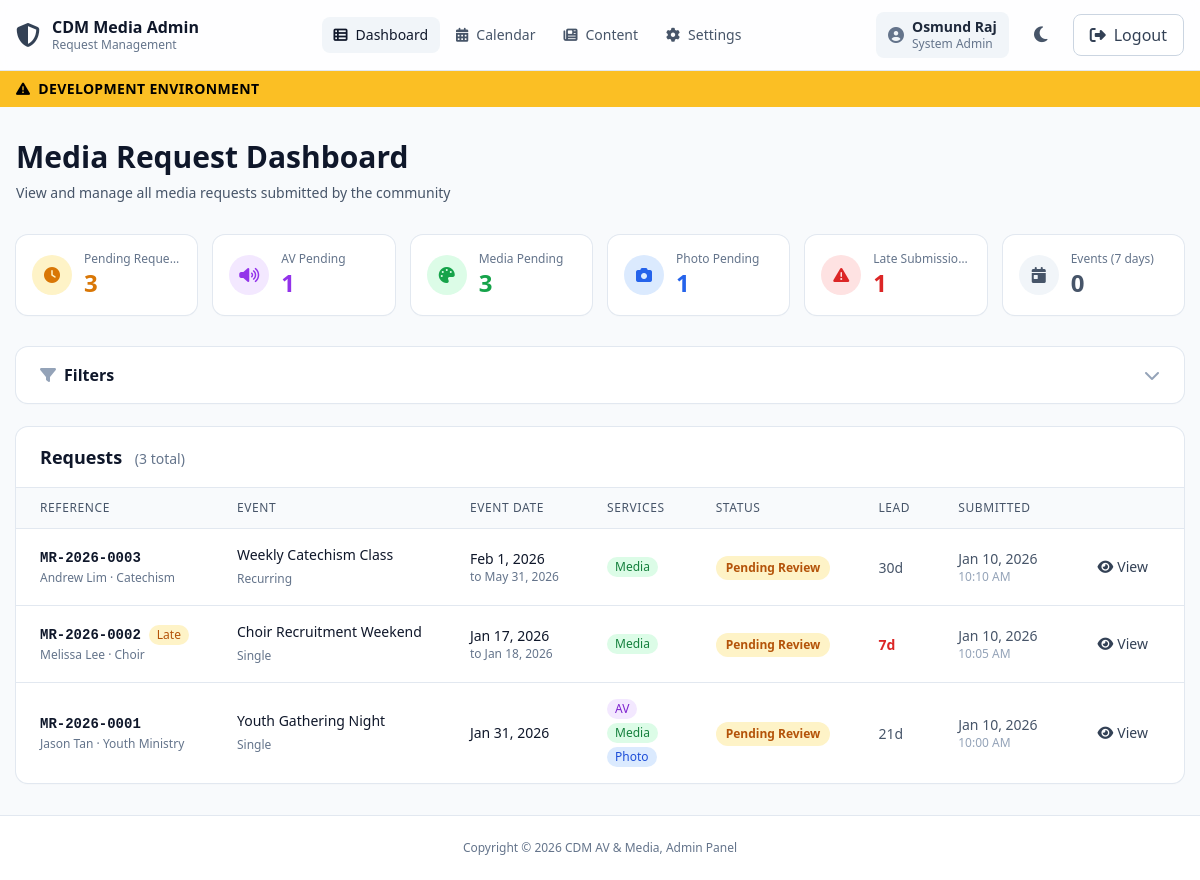
The app's page /apps/public-form/public/admin/index.php (signed in) with its own data.
### tables this page shows
CREATE TABLE `media_requests` (
  `id` bigint unsigned NOT NULL AUTO_INCREMENT,
  `reference_no` varchar(20) NOT NULL,
  `requestor_name` varchar(150) NOT NULL,
  `ministry` varchar(150) DEFAULT NULL,
  `contact_no` varchar(50) NOT NULL,
  `email` varchar(190) NOT NULL,
  `has_required_approvals` tinyint(1) NOT NULL DEFAULT '0',
  `event_name` varchar(200) NOT NULL,
  `event_description` text,
  `event_location_note` text,
  `reference_url` text,
  `reference_note` text,
  `request_status` enum('pending','approved','rejected','in_progress','completed','cancelled') NOT NULL DEFAULT 'pending',
  `is_late` tinyint(1) NOT NULL DEFAULT '0',
  `lead_days` int DEFAULT NULL,
  `submitted_at` datetime NOT NULL DEFAULT CURRENT_TIMESTAMP,
  `created_at` datetime NOT NULL DEFAULT CURRENT_TIMESTAMP,
  `updated_at` datetime NOT NULL DEFAULT CURRENT_TIMESTAMP ON UPDATE CURRENT_TIMESTAMP,
  PRIMARY KEY (`id`),
  UNIQUE KEY `uq_requests_reference` (`reference_no`),
  KEY `idx_requests_status_date` (`request_status`,`submitted_at`),
  KEY `idx_requests_late_date` (`is_late`,`submitted_at`),
  KEY `idx_requests_email` (`email`)
);

### apps/public-form/public/admin/auth.php (called while the page is built, shortened)
<?php
function approval_status_label(string $status): string {
  return match ($status) {
    'pending'         => 'Pending Review',
    'approved'        => 'Approved',
    'rejected'        => 'Rejected',
    'needs_more_info' => 'Needs More Info',
    'in_progress'     => 'In Progress',
    'completed'       => 'Completed',
    default           => ucfirst(str_replace('_', ' ', $status)),
  };
}
function approval_status_classes(string $status): string {
  return match ($status) {
    'pending'         => 'bg-amber-100 dark:bg-amber-900/30 text-amber-700 dark:text-amber-400',
    'approved'        => 'bg-green-100 dark:bg-green-900/30 text-green-700 dark:text-green-400',
    'rejected'        => 'bg-red-100 dark:bg-red-900/30 text-red-700 dark:text-red-400',
    'needs_more_info' => 'bg-orange-100 dark:bg-orange-900/30 text-orange-700 dark:text-orange-400',
    'in_progress'     => 'bg-blue-100 dark:bg-blue-900/30 text-blue-700 dark:text-blue-400',
    'completed'       => 'bg-emerald-100 dark:bg-emerald-900/30 text-emerald-700 dark:text-emerald-400',
    default           => 'bg-slate-100 dark:bg-slate-700 text-slate-600 dark:text-slate-400',
  };
}
function e(?string $s): string {
  return htmlspecialchars($s ?? '', ENT_QUOTES, 'UTF-8');
}

### apps/public-form/public/admin/index.php (the view, shortened to what this page needs)
<?php
require_once __DIR__ . '/auth.php';
require_once __DIR__ . '/../../includes/db.php';
$filterStatus   = $_GET['status'] ?? '';
$filterService  = $_GET['service'] ?? '';
$filterLate     = isset($_GET['late']) && $_GET['late'] === '1';
$filterDateFrom = $_GET['date_from'] ?? '';
$filterDateTo   = $_GET['date_to'] ?? '';
$filterMinistry = trim($_GET['ministry'] ?? '');
$filterSearch   = trim($_GET['search'] ?? '');
$page           = max(1, (int) ($_GET['page'] ?? 1));
$perPage        = 25;
$hasFilters = $filterStatus || $filterService || $filterLate || $filterDateFrom || $filterDateTo || $filterMinistry || $filterSearch;
$pendingOverall = (int) $pdo->query("SELECT COUNT(*) FROM media_requests WHERE request_status = 'pending'")->fetchColumn();
$pendingAV    = (int) $pdo->query("SELECT COUNT(*) FROM request_types WHERE type = 'av' AND approval_status = 'pending'")->fetchColumn();
$pendingMedia = (int) $pdo->query("SELECT COUNT(*) FROM request_types WHERE type = 'media' AND approval_status = 'pending'")->fetchColumn();
$pendingPhoto = (int) $pdo->query("SELECT COUNT(*) FROM request_types WHERE type = 'photo' AND approval_status = 'pending'")->fetchColumn();
$lateCount = (int) $pdo->query("SELECT COUNT(*) FROM media_requests WHERE is_late = 1 AND request_status IN ('pending','approved','in_progress')")->fetchColumn();
$eventsNext7 = (int) $pdo->query("
  SELECT COUNT(DISTINCT mr.id)
  FROM media_requests mr
  JOIN event_schedules es ON mr.id = es.media_request_id
  WHERE es.start_date BETWEEN CURDATE() AND DATE_ADD(CURDATE(), INTERVAL 7 DAY)
    AND mr.request_status NOT IN ('rejected','cancelled')
")->fetchColumn();
$where  = [];
$params = [];
$whereSQL = $where ? 'WHERE ' . implode(' AND ', $where) : '';
$baseFrom = "
  FROM media_requests mr
  LEFT JOIN (
    SELECT media_request_id, MIN(start_date) AS earliest_date, MAX(COALESCE(end_date, start_date)) AS latest_date
    FROM event_schedules
    GROUP BY media_request_id
  ) es_agg ON mr.id = es_agg.media_request_id
  $whereSQL
";
$countSQL = "SELECT COUNT(*) $baseFrom";
$stmt = $pdo->prepare($countSQL);
$stmt->execute($params);
$totalRows  = (int) $stmt->fetchColumn();
$totalPages = max(1, (int) ceil($totalRows / $perPage));
$page       = min($page, $totalPages);
$offset     = ($page - 1) * $perPage;
$dataSQL = "
  SELECT
    mr.id,
    mr.reference_no,
    mr.event_name,
    mr.requestor_name,
    mr.ministry,
    mr.request_status,
    mr.is_late,
    mr.lead_days,
    mr.submitted_at,
    es_agg.earliest_date,
    es_agg.latest_date,
    (SELECT GROUP_CONCAT(CONCAT(rt2.type, ':', rt2.approval_status) ORDER BY rt2.type)
     FROM request_types rt2 WHERE rt2.media_request_id = mr.id) AS service_info,
    (SELECT es2.schedule_type FROM event_schedules es2 WHERE es2.media_request_id = mr.id LIMIT 1) AS schedule_type
  $baseFrom
  ORDER BY mr.submitted_at DESC
  LIMIT $perPage OFFSET $offset
";
$stmt = $pdo->prepare($dataSQL);
$stmt->execute($params);
$requests = $stmt->fetchAll();
include __DIR__ . "/partials/header.php";
?>
<main class="mx-auto max-w-7xl px-4 py-8">
  <div class="mb-8">
    <h1 class="text-3xl font-bold text-slate-900 dark:text-slate-50">Media Request Dashboard</h1>
    <p class="mt-2 text-sm text-slate-600 dark:text-slate-400">
      View and manage all media requests submitted by the community
    </p>
  </div>
  <div class="mb-8 grid grid-cols-2 gap-4 lg:grid-cols-6">
    <?php
    $cards = [
      ['label' => 'Pending Requests', 'value' => $pendingOverall, 'color' => 'amber',  'icon' => 'fa-clock'],
      ['label' => 'AV Pending',       'value' => $pendingAV,      'color' => 'purple', 'icon' => 'fa-volume-high'],
      ['label' => 'Media Pending',    'value' => $pendingMedia,   'color' => 'green',  'icon' => 'fa-palette'],
      ['label' => 'Photo Pending',    'value' => $pendingPhoto,   'color' => 'blue',   'icon' => 'fa-camera'],
      ['label' => 'Late Submissions', 'value' => $lateCount,      'color' => 'red',    'icon' => 'fa-exclamation-triangle'],
      ['label' => 'Events (7 days)',  'value' => $eventsNext7,    'color' => 'slate',  'icon' => 'fa-calendar-day'],
    ];
    foreach ($cards as $card):
      $c = $card['color'];
    ?>
    <div class="rounded-xl bg-white dark:bg-slate-800 p-4 shadow-sm ring-1 ring-slate-200 dark:ring-slate-700">
      <div class="flex items-center gap-3">
        <div class="flex h-10 w-10 shrink-0 items-center justify-center rounded-full bg-<?php echo $c; ?>-100 dark:bg-<?php echo $c; ?>-900/30">
          <i class="fa-solid <?php echo $card['icon']; ?> text-<?php echo $c; ?>-600 dark:text-<?php echo $c; ?>-400"></i>
        </div>
        <div class="min-w-0">
          <p class="text-xs text-slate-500 dark:text-slate-400 truncate"><?php echo $card['label']; ?></p>
          <p class="text-2xl font-bold text-<?php echo $c; ?>-600 dark:text-<?php echo $c; ?>-400"><?php echo $card['value']; ?></p>
        </div>
      </div>
    </div>
    <?php endforeach; ?>
  </div>
  <div x-data="{ filtersOpen: <?php echo $hasFilters ? 'true' : 'false'; ?> }" class="mb-6 rounded-xl bg-white dark:bg-slate-800 shadow-sm ring-1 ring-slate-200 dark:ring-slate-700">
    <button @click="filtersOpen = !filtersOpen"
            class="flex w-full items-center justify-between px-6 py-4 text-left">
      <div class="flex items-center gap-2">
        <i class="fa-solid fa-filter text-slate-400"></i>
        <span class="font-semibold text-slate-900 dark:text-slate-50">Filters</span>
      </div>
      <i class="fa-solid fa-chevron-down text-slate-400 transition-transform" :class="filtersOpen && 'rotate-180'"></i>
    </button>
  </div>
  <div class="rounded-xl bg-white dark:bg-slate-800 shadow-sm ring-1 ring-slate-200 dark:ring-slate-700 overflow-hidden">
    <div class="flex items-center justify-between px-6 py-4 border-b border-slate-200 dark:border-slate-700">
      <h2 class="text-lg font-semibold text-slate-900 dark:text-slate-50">
        Requests
        <span class="ml-2 text-sm font-normal text-slate-500 dark:text-slate-400">(<?php echo $totalRows; ?> total)</span>
      </h2>
    </div>
    <?php if (empty($requests)): ?>
      <div class="px-6 py-12 text-center">
        <div class="flex h-16 w-16 mx-auto items-center justify-center rounded-full bg-slate-100 dark:bg-slate-700 mb-4">
          <i class="fa-solid fa-inbox text-2xl text-slate-400 dark:text-slate-500"></i>
        </div>
        <p class="text-slate-600 dark:text-slate-400">
          <?php echo $hasFilters ? 'No requests match your filters' : 'No requests submitted yet'; ?>
        </p>
        <?php if ($hasFilters): ?>
          <a href="index.php" class="mt-3 inline-block text-sm text-blue-600 dark:text-blue-400 hover:underline">Clear filters</a>
        <?php endif; ?>
      </div>
    <?php else: ?>
      <div class="hidden lg:block overflow-x-auto">
        <table class="w-full">
          <thead class="bg-slate-50 dark:bg-slate-900 border-b border-slate-200 dark:border-slate-700">
            <tr>
              <th class="px-6 py-3 text-left text-xs font-medium uppercase tracking-wider text-slate-600 dark:text-slate-400">Reference</th>
              <th class="px-6 py-3 text-left text-xs font-medium uppercase tracking-wider text-slate-600 dark:text-slate-400">Event</th>
              <th class="px-6 py-3 text-left text-xs font-medium uppercase tracking-wider text-slate-600 dark:text-slate-400">Event Date</th>
              <th class="px-6 py-3 text-left text-xs font-medium uppercase tracking-wider text-slate-600 dark:text-slate-400">Services</th>
              <th class="px-6 py-3 text-left text-xs font-medium uppercase tracking-wider text-slate-600 dark:text-slate-400">Status</th>
              <th class="px-6 py-3 text-left text-xs font-medium uppercase tracking-wider text-slate-600 dark:text-slate-400">Lead</th>
              <th class="px-6 py-3 text-left text-xs font-medium uppercase tracking-wider text-slate-600 dark:text-slate-400">Submitted</th>
              <th class="px-6 py-3 text-left text-xs font-medium uppercase tracking-wider text-slate-600 dark:text-slate-400"></th>
            </tr>
          </thead>
          <tbody class="divide-y divide-slate-200 dark:divide-slate-700">
            <?php foreach ($requests as $req):
              $serviceList = [];
              if ($req['service_info']) {
                  foreach (explode(',', $req['service_info']) as $si) {
                      [$sType, $sStatus] = explode(':', $si);
                      $serviceList[$sType] = $sStatus;
                  }
              }
            ?>
              <tr class="hover:bg-slate-50 dark:hover:bg-slate-700/50 transition-colors cursor-pointer"
                  onclick="window.location='view.php?id=<?php echo $req['id']; ?>'">
                <td class="px-6 py-4 whitespace-nowrap">
                  <div class="flex items-center gap-2">
                    <span class="font-mono text-sm font-semibold text-slate-900 dark:text-slate-100">
                      <?php echo e($req['reference_no']); ?>
                    </span>
                    <?php if ($req['is_late']): ?>
                      <span class="inline-flex items-center rounded-full bg-amber-100 dark:bg-amber-900/30 px-2 py-0.5 text-xs font-medium text-amber-700 dark:text-amber-400" title="Late submission">
                        Late
                      </span>
                    <?php endif; ?>
                  </div>
                  <div class="text-xs text-slate-500 dark:text-slate-400 mt-0.5">
                    <?php echo e($req['requestor_name']); ?>
                    <?php if ($req['ministry']): ?>
                      &middot; <?php echo e($req['ministry']); ?>
                    <?php endif; ?>
                  </div>
                </td>
                <td class="px-6 py-4">
                  <div class="text-sm font-medium text-slate-900 dark:text-slate-100 max-w-[200px] truncate">
                    <?php echo e($req['event_name']); ?>
                  </div>
                  <?php if ($req['schedule_type']): ?>
                    <span class="text-xs text-slate-500 dark:text-slate-400"><?php echo ucfirst(str_replace('_', ' ', $req['schedule_type'])); ?></span>
                  <?php endif; ?>
                </td>
                <td class="px-6 py-4 whitespace-nowrap">
                  <?php if ($req['earliest_date']): ?>
                    <div class="text-sm text-slate-900 dark:text-slate-100">
                      <?php echo date('M j, Y', strtotime($req['earliest_date'])); ?>
                    </div>
                    <?php if ($req['latest_date'] && $req['latest_date'] !== $req['earliest_date']): ?>
                      <div class="text-xs text-slate-500 dark:text-slate-400">
                        to <?php echo date('M j, Y', strtotime($req['latest_date'])); ?>
                      </div>
                    <?php endif; ?>
                  <?php else: ?>
                    <span class="text-sm text-slate-400 dark:text-slate-500">-</span>
                  <?php endif; ?>
                </td>
                <td class="px-6 py-4">
                  <div class="flex flex-wrap gap-1">
                    <?php
                    $svcConfig = [
                      'av'    => ['label' => 'AV',    'color' => 'purple'],
                      'media' => ['label' => 'Media', 'color' => 'green'],
                      'photo' => ['label' => 'Photo', 'color' => 'blue'],
                    ];
                    foreach ($serviceList as $sType => $sStatus):
                      $cfg = $svcConfig[$sType] ?? ['label' => ucfirst($sType), 'color' => 'slate'];
                    ?>
                      <span class="inline-flex items-center gap-1 rounded-full px-2 py-0.5 text-xs font-medium bg-<?php echo $cfg['color']; ?>-100 dark:bg-<?php echo $cfg['color']; ?>-900/30 text-<?php echo $cfg['color']; ?>-700 dark:text-<?php echo $cfg['color']; ?>-400"
                            title="<?php echo $cfg['label'] . ': ' . approval_status_label($sStatus); ?>">
                        <?php echo $cfg['label']; ?>
                      </span>
                    <?php endforeach; ?>
                  </div>
                </td>
                <td class="px-6 py-4 whitespace-nowrap">
                  <span class="inline-flex items-center rounded-full px-2.5 py-1 text-xs font-semibold <?php echo approval_status_classes($req['request_status']); ?>">
                    <?php echo approval_status_label($req['request_status']); ?>
                  </span>
                </td>
                <td class="px-6 py-4 whitespace-nowrap">
                  <?php if ($req['lead_days'] !== null): ?>
                    <span class="text-sm <?php echo $req['lead_days'] < 14 ? 'text-red-600 dark:text-red-400 font-semibold' : 'text-slate-600 dark:text-slate-400'; ?>">
                      <?php echo $req['lead_days']; ?>d
                    </span>
                  <?php else: ?>
                    <span class="text-sm text-slate-400">-</span>
                  <?php endif; ?>
                </td>
                <td class="px-6 py-4 whitespace-nowrap">
                  <div class="text-sm text-slate-600 dark:text-slate-400">
                    <?php echo date('M j, Y', strtotime($req['submitted_at'])); ?>
                  </div>
                  <div class="text-xs text-slate-400 dark:text-slate-500">
                    <?php echo date('g:i A', strtotime($req['submitted_at'])); ?>
                  </div>
                </td>
                <td class="px-6 py-4 whitespace-nowrap">
                  <a href="view.php?id=<?php echo $req['id']; ?>"
                     class="inline-flex items-center gap-1 rounded-lg px-3 py-1.5 text-sm font-medium text-slate-700 dark:text-slate-300 hover:bg-slate-100 dark:hover:bg-slate-700 transition-colors"
                     onclick="event.stopPropagation()">
                    <i class="fa-solid fa-eye"></i> View
                  </a>
                </td>
              </tr>
            <?php endforeach; ?>
          </tbody>
        </table>
      </div>
    <?php endif; ?>
  </div>
</main>
<?php include __DIR__ . "/partials/footer.php"; ?>

### records on screen
media_requests: reference_no "MR-2026-0003", requestor_name "Andrew Lim", ministry "Catechism", event_name "Weekly Catechism Class", schedule_type "Recurring", earliest_date "Feb 1, 2026", latest_date "May 31, 2026", label "Media", request_status "Pending Review", lead_days "30", submitted_at "Jan 10, 2026", submitted_at "10:10 AM"
media_requests: reference_no "MR-2026-0002", is_late "Late", requestor_name "Melissa Lee", ministry "Choir", event_name "Choir Recruitment Weekend", schedule_type "Single", earliest_date "Jan 17, 2026", latest_date "Jan 18, 2026", label "Media", request_status "Pending Review", lead_days "7", submitted_at "Jan 10, 2026", submitted_at "10:05 AM"
media_requests: reference_no "MR-2026-0001", requestor_name "Jason Tan", ministry "Youth Ministry", event_name "Youth Gathering Night", schedule_type "Single", earliest_date "Jan 31, 2026", label "AV", label "Media", label "Photo", request_status "Pending Review", lead_days "21", submitted_at "Jan 10, 2026", submitted_at "10:00 AM"

### other values on screen
$nav['label'] "Dashboard"
$nav['label'] "Calendar"
$nav['label'] "Content"
$nav['label'] "Settings"
$_currentUser['name'] "Osmund Raj"
role_label($_currentUser['role']) "System Admin"
$card['label'] "Pending Reque…"
$card['value'] "3"
$card['label'] "AV Pending"
$card['value'] "1"
$card['label'] "Media Pending"
$card['label'] "Photo Pending"
$card['label'] "Late Submissions"
$card['label'] "Events (7 days)"
$card['value'] "0"
